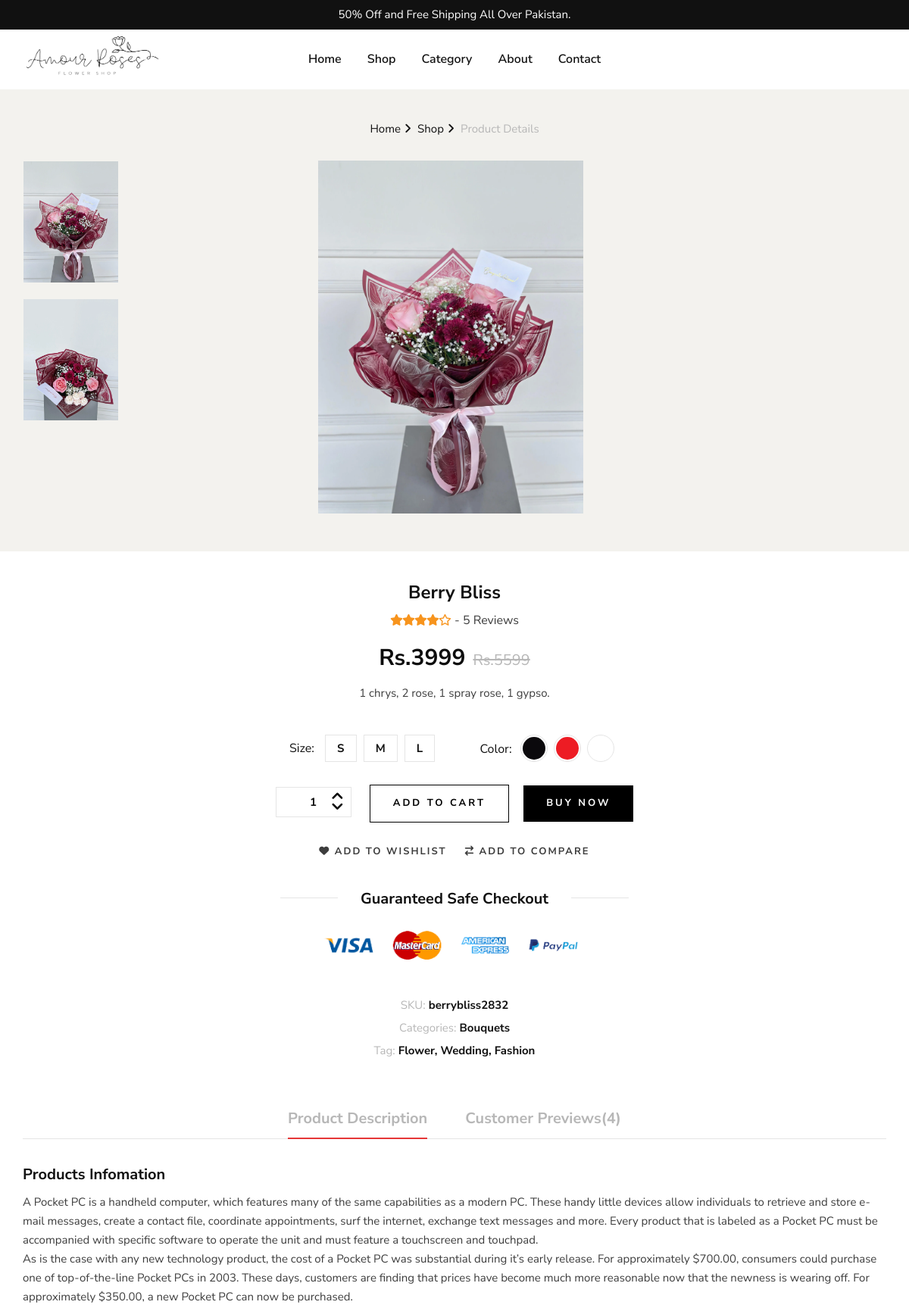
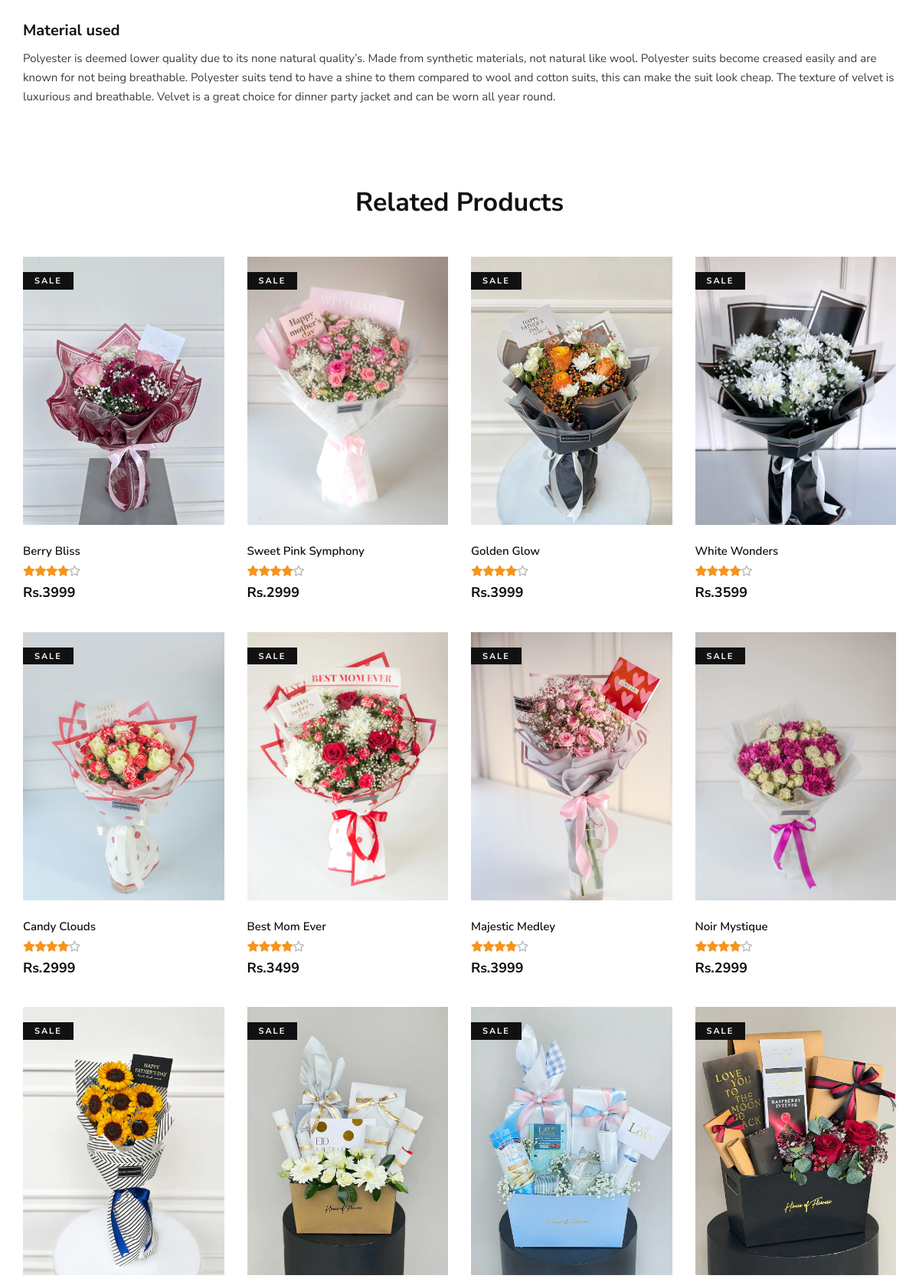
The page /product.php?id=14 (upper part) on the database its author committed (2 pictures, top to bottom).
### tables this page shows
CREATE TABLE IF NOT EXISTS `products` (
  `product_id` int NOT NULL AUTO_INCREMENT,
  `product_name` varchar(255) NOT NULL,
  `product_sku` varchar(255) NOT NULL,
  `product_description` text NOT NULL,
  `product_price` int NOT NULL,
  `product_category_id` int NOT NULL,
  `promotion_category_id` int NOT NULL,
  `product_image_1` varchar(255) NOT NULL,
  `product_image_2` varchar(255) NOT NULL,
  `datetime` timestamp NOT NULL DEFAULT CURRENT_TIMESTAMP,
  PRIMARY KEY (`product_id`),
  KEY `product_category` (`product_category_id`),
  KEY `promotion_category` (`promotion_category_id`)
);

CREATE TABLE IF NOT EXISTS `category` (
  `cate_id` int NOT NULL AUTO_INCREMENT,
  `cate_name` varchar(120) NOT NULL,
  `cate_description` text NOT NULL,
  `cate_image` varchar(255) NOT NULL,
  `datetime` timestamp NOT NULL DEFAULT CURRENT_TIMESTAMP,
  PRIMARY KEY (`cate_id`)
);

### product.php (the view, shortened to what this page needs)
<?php
include "./includes/db.php";
$product_id = isset($_GET['id']) ? intval($_GET['id']) : 0;
if ($product_id > 0) {
    $sql = "SELECT
                p.product_id,
                p.product_name,
                p.product_sku,
                p.product_description,
                p.product_price,
                p.product_image_1,
                p.product_image_2,
                p.datetime,
                c.cate_name
            FROM
                products p
            JOIN
                category c
            ON
                p.product_category_id = c.cate_id
            WHERE
                p.product_id = $product_id";
    $result = $conn->query($sql);
    if ($result->num_rows > 0) {
        $product = $result->fetch_assoc();
    } else {
        die("Product not found.");
    }
} else {
    die("Invalid product ID.");
}
$related_product = "SELECT
product_id,
product_name,
product_sku,
product_description,
product_price,
product_image_1,
product_image_2
FROM
products ";
$related_result = $conn->query($related_product);
?>
<!DOCTYPE html>
<html lang="en">
<head>
    <link rel="stylesheet" href="./assets/css/style.css" type="text/css">
    <link rel="stylesheet" href="./assets/css/bootstrap.min.css" type="text/css">
    <link rel="stylesheet" href="./assets/css/font-awesome.min.css" type="text/css">
    <link rel="stylesheet" href="https://cdnjs.cloudflare.com/ajax/libs/font-awesome/6.7.2/css/all.min.css"
 />
    <link rel="stylesheet" href="./assets/css/elegant-icons.css" type="text/css">
    <link rel="stylesheet" href="./assets/css/magnific-popup.css" type="text/css">
    <link rel="stylesheet" href="./assets/css/nice-select.css" type="text/css">
    <link rel="stylesheet" href="./assets/css/owl.carousel.min.css" type="text/css">
    <link rel="stylesheet" href="./assets/css/slicknav.min.css" type="text/css">
    <link rel="stylesheet" href="./assets/css/style.css" type="text/css">
</head>
<body>
    <?php
    include "./includes/header.php"
        ?>
    <section class="shop-details">
        <div class="product__details__pic">
            <div class="container">
                <div class="row">
                    <div class="col-lg-12">
                        <div class="product__details__breadcrumb">
                            <a href="./index.php">Home</a>
                            <a href="./shop.php">Shop</a>
                            <span>Product Details</span>
                        </div>
                    </div>
                </div>
                <div class="row">
                    <div class="col-lg-4 col-md-3">
                        <ul class="nav nav-tabs" role="tablist">
                            <li class="nav-item">
                                <a class="nav-link active" data-toggle="tab" href="#tabs-1" role="tab">
                                    <div class="product__thumb__pic set-bg"
                                        data-setbg="./assets/images/product_image/<?= $product['product_image_1'] ?>">
                                    </div>
                                </a>
                            </li>
                            <li class="nav-item">
                                <a class="nav-link" data-toggle="tab" href="#tabs-2" role="tab">
                                    <div class="product__thumb__pic set-bg"
                                        data-setbg="./assets/images/product_image/<?= $product['product_image_2'] ?>">
                                    </div>
                                </a>
                            </li>
                        </ul>
                    </div>
                    <div class="col-lg-6 col-md-9">
                        <div class="tab-content">
                            <div class="tab-pane active" id="tabs-1" role="tabpanel">
                                <div class="product__details__pic__item">
                                    <img src="./assets/images/product_image/<?= $product['product_image_1'] ?>" alt="">
                                </div>
                            </div>
                        </div>
                    </div>
                </div>
            </div>
        </div>
        <div class="product__details__content">
            <div class="container">
                <div class="row d-flex justify-content-center">
                    <div class="col-lg-8">
                        <div class="product__details__text">
                            <h4><?php echo $product['product_name']; ?></h4>
                            <div class="rating">
                                <i class="fa fa-star"></i>
                                <i class="fa fa-star"></i>
                                <i class="fa fa-star"></i>
                                <i class="fa fa-star"></i>
                                <i class="fa-regular fa-star"></i>
                                <span> - 5 Reviews</span>
                            </div>
                            <h3>Rs.<?php echo $product['product_price']; ?><span>Rs.5599</span></h3>
                            <p><?php echo $product['product_description']; ?></p>
                            <div class="product__details__option">
                                <div class="product__details__option__size">
                                    <span>Size:</span>
                                    <label for="sm">S
                                    </label>
                                    <label for="md">M
                                    </label>
                                    <label for="l">L
                                    </label>
                                </div>
                                <div class="product__details__option__color">
                                    <span>Color:</span>
                                    <label class="c-1" for="sp-1">
                                    </label>
                                    <label class="c-4" for="sp-4">
                                    </label>
                                    <label class="c-9" for="sp-9">
                                    </label>
                                </div>
                            </div>
                            <div class="product__details__cart__option">
                                <div class="quantity">
                                    <div class="pro-qty">
                                        <input type="text" value="1">
                                    </div>
                                </div>
                                <a href="#" class="primary-btn atc_btn">add to cart</a>
                                <a href="checkout.php?id=<?= $product_id; ?>" class="primary-btn ">Buy Now</a>
                            </div>
                            <div class="product__details__btns__option">
                                <a href="#"><i class="fa fa-heart"></i> add to wishlist</a>
                                <a href="#"><i class="fa fa-exchange"></i> Add To Compare</a>
                            </div>
                            <div class="product__details__last__option">
                                <h5><span>Guaranteed Safe Checkout</span></h5>
                                <img width="350px" src="./assets/images/payment.png" alt="">
                                <ul>
                                    <li><span>SKU:</span> <?php echo $product['product_sku']; ?></li>
                                    <li><span>Categories:</span> <?php echo $product['cate_name']; ?></li>
                                    <li><span>Tag:</span> Flower, Wedding, Fashion</li>
                                </ul>
                            </div>
                        </div>
                    </div>
                </div>
                <div class="row">
                    <div class="col-lg-12">
                        <div class="product__details__tab">
                            <ul class="nav nav-tabs" role="tablist">
                                <li class="nav-item">
                                    <a class="nav-link active" data-toggle="tab" href="#tabs-5" role="tab">Product
                                        Description</a>
                                </li>
                                <li class="nav-item">
                                    <a class="nav-link" data-toggle="tab" href="#tabs-6" role="tab">Customer
                                        Previews(4)</a>
                                </li>
                            </ul>
                            <div class="tab-content">
                                <div class="tab-pane active" id="tabs-5" role="tabpanel">
                                    <div class="product__details__tab__content">
                                        <div class="product__details__tab__content__item">
                                            <h5>Products Infomation</h5>
                                            <p>A Pocket PC is a handheld computer, which features many of the same
                                                capabilities as a modern PC. These handy little devices allow
                                                individuals to retrieve and store e-mail messages, create a contact
                                                file, coordinate appointments, surf the internet, exchange text messages
                                                and more. Every product that is labeled as a Pocket PC must be
                                                accompanied with specific software to operate the unit and must feature
                                                a touchscreen and touchpad.</p>
                                            <p>As is the case with any new technology product, the cost of a Pocket PC
                                                was substantial during it’s early release. For approximately $700.00,
                                                consumers could purchase one of top-of-the-line Pocket PCs in 2003.
                                                These days, customers are finding that prices have become much more
                                                reasonable now that the newness is wearing off. For approximately
                                                $350.00, a new Pocket PC can now be purchased.</p>
                                        </div>
                                        <div class="product__details__tab__content__item">
                                            <h5>Material used</h5>
                                            <p>Polyester is deemed lower quality due to its none natural quality’s. Made
                                                from synthetic materials, not natural like wool. Polyester suits become
                                                creased easily and are known for not being breathable. Polyester suits
                                                tend to have a shine to them compared to wool and cotton suits, this can
                                                make the suit look cheap. The texture of velvet is luxurious and
                                                breathable. Velvet is a great choice for dinner party jacket and can be
                                                worn all year round.</p>
                                        </div>
                                    </div>
                                </div>
                            </div>
                        </div>
                    </div>
                </div>
            </div>
        </div>
    </section>
    <section class="product spad">
        <div class="container">
            <div class="row">
                <div class="col-lg-12">
                    <ul class="filter__controls">
                        <li>Related Products</li>
                    </ul>
                </div>
            </div>
            <div class="row product__filter">
                <?php
                if ($related_result->num_rows > 0) {
                    while ($row = $related_result->fetch_assoc()) {
                        ?>
                        <div class="col-lg-3 col-md-6 col-sm-6 col-md-6 col-sm-6 mix">
                            <div class="product__item sale">
                                <div class="product__item__pic set-bg "
                                    data-setbg="./assets/images/product_image/<?= $row['product_image_1'] ?>"
                                    onclick="location.href='product.php?id=<?= $row['product_id']; ?>'"
                                    style="cursor: pointer;">
                                    <span class="label">Sale</span>
                                </div>
                                <div class="product__item__text">
                                    <h6><?php echo $row['product_name']; ?></h6>
                                    <div class="rating">
                                        <i class="fa fa-star"></i>
                                        <i class="fa fa-star"></i>
                                        <i class="fa fa-star"></i>
                                        <i class="fa fa-star"></i>
                                        <i class="fa-regular fa-star"></i>
                                    </div>
                                    <h5>Rs.<?php echo $row['product_price']; ?></h5>
                                </div>
                            </div>
                        </div>
                        <?php
                    }
                } else {
                    echo "<p class='text-center'>No products found in 'Best Seller' category.</p>";
                }
                ?>
            </div>
        </div>
    </section>
    <br><br> <br>
    <?php
    include "./includes/footer.php"
        ?>
</body>
</html>

### rows shown on the page
products: product_image_1 (picture), product_name "Berry Bliss", product_price "3999", product_description "1 chrys, 2 rose, 1 spray rose, 1 gypso.", product_sku "berrybliss2832", product_category.cate_name "Bouquets", shows a picture
products: shows a picture, product_name "Sweet Pink Symphony", product_price "2999"
products: shows a picture, product_name "Golden Glow", product_price "3999"
products: shows a picture, product_name "White Wonders", product_price "3599"
products: shows a picture, product_name "Candy Clouds", product_price "2999"
products: shows a picture, product_name "Best Mom Ever", product_price "3499"
products: shows a picture, product_name "Majestic Medley", product_price "3999"
products: shows a picture, product_name "Noir Mystique", product_price "2999"
products: shows a picture
products: shows a picture
products: shows a picture
products: shows a picture
